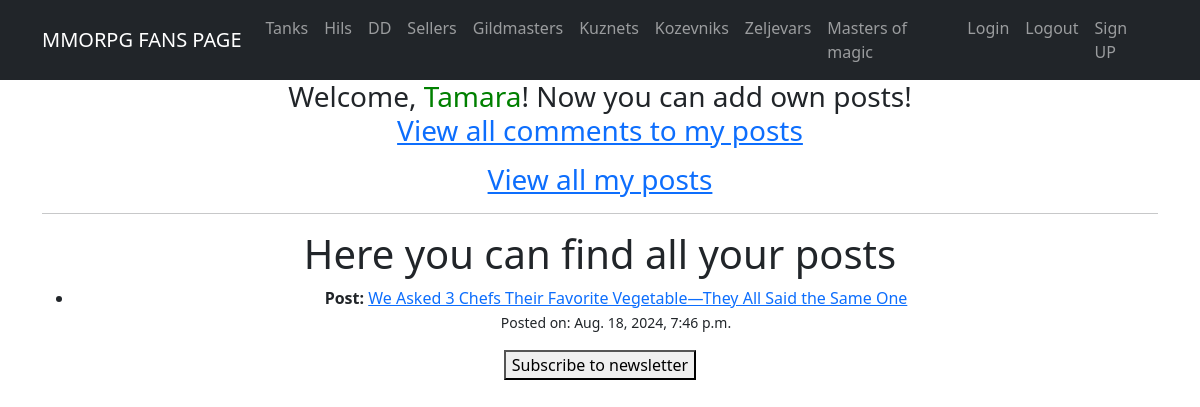
The page /my_posts/ (signed in) on the database as committed earlier.
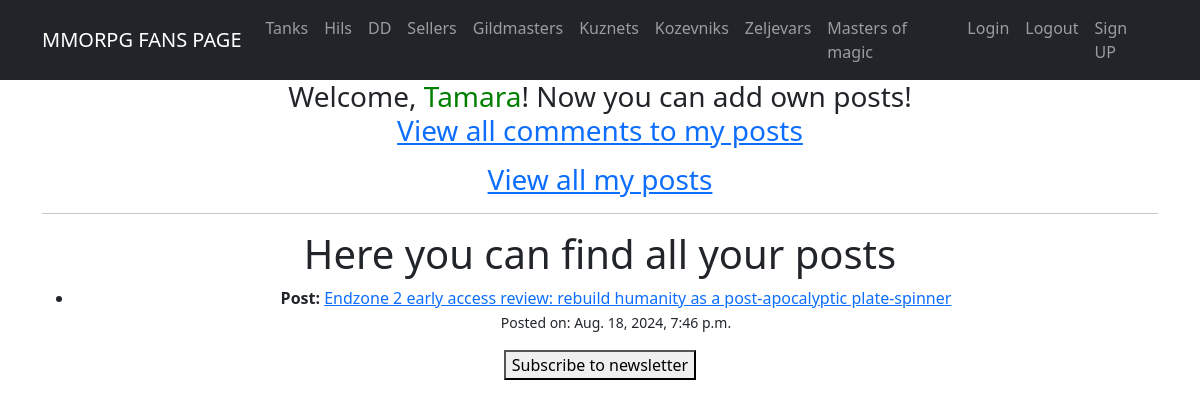
The same page on the database as committed later.
### app/models.py (models this page shows, shortened)
class Post(models.Model):
    name = models.CharField(max_length=150, unique=True)
    description = CKEditor5Field('Text', config_name='extends')
    published_date = models.DateTimeField(default=timezone.now)
    author = models.ForeignKey(User, on_delete=models.CASCADE, related_name='posts', editable=False)
    categories = models.ManyToManyField(Category, related_name='posts')

### app/views.py (the view)
# urls.py: path('my_posts/', OwnerPostsView.as_view(), name='owner_posts'),
class OwnerPostsView(LoginRequiredMixin, ListView):
    model = Post
    template_name = 'owner_posts.html'
    context_object_name = 'posts'
    def get_queryset(self):
        user_posts = Post.objects.filter(author=self.request.user)
        return user_posts

### templates/owner_posts.html
{% extends 'flatpages/default.html' %}
{% block content %}
    <h1>Here you can find all your posts</h1>
    {% if posts %}
        <ul>
            {% for post in posts %}
                <li>
                    <strong>Post: </strong><a href="{% url 'post_detail' post.id %}">{{ post.name }}</a><br>
                    <small>Posted on: {{ post.published_date }}</small>
                </li>
            {% endfor %}
        </ul>
    {% else %}
        <p>You have created no posts yet.</p>
    {% endif %}
{% endblock %}

Rows that differ between the two databases and show on the page:
changed Post: name "We Asked 3 Chefs Their Favorite Vegetable—They All Said the Same One" → "Endzone 2 early access review: rebuild humanity as a post-apocalyptic plate-spinner"
